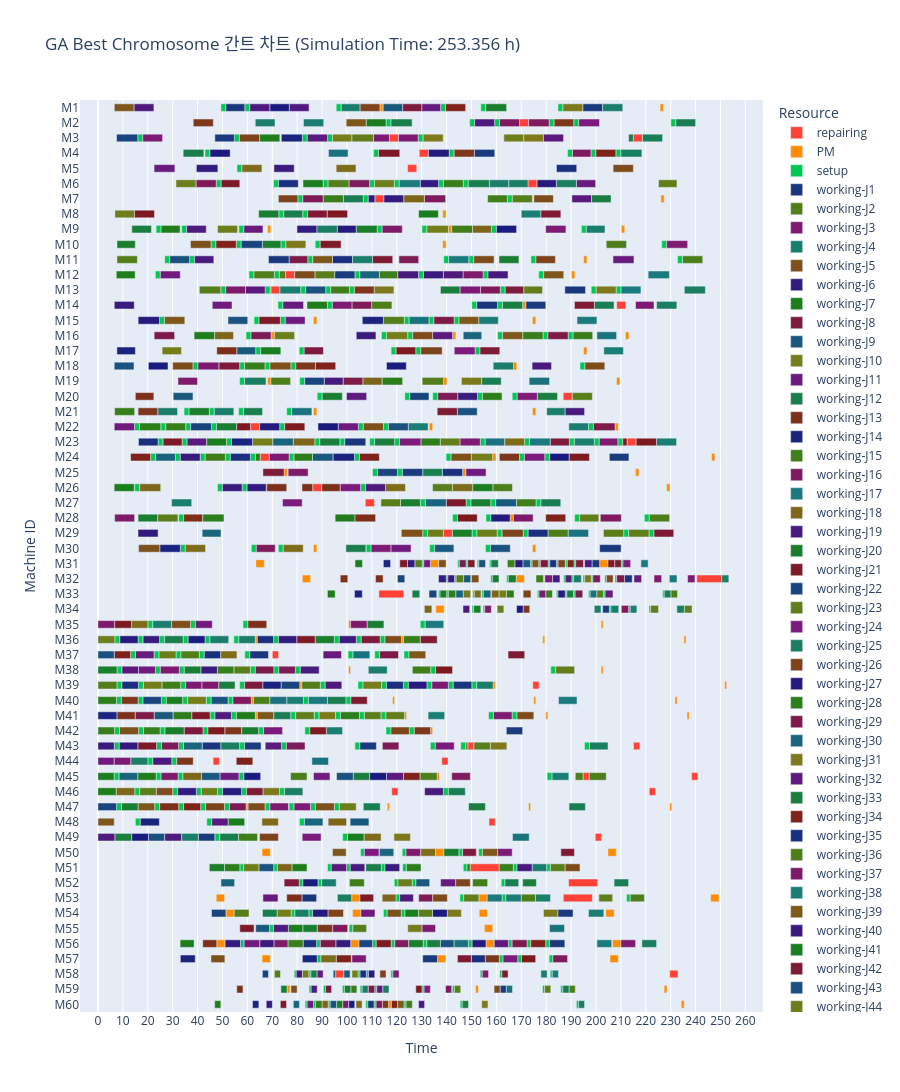

Write notebook code for a chart like this one.
### Markdown cell above
## Best chromosome 시뮬레이션 + 간트 차트

GA가 찾아낸 best chromosome으로 시뮬레이션을 한 번 더 돌려 간트 차트 시각화.

### Code cell
# best chromosome으로 시뮬레이션 재실행 (시드 고정 → fitness와 동일 결과)
random.seed(ga.evaluator.seed)

env = simpy.Environment()
event_logger = EventLogger(env)
scheduler = Scheduler(
    env=env,
    data=data,
    event_logger=event_logger,
    pm_hazard_threshold=0.0,
    job_priority=sim_input_best.job_priority,
    op_machine=sim_input_best.op_machine,
    pm_thresholds=sim_input_best.pm_thresholds,
)
env.run(until=scheduler.job_chk_process)

fig = create_gantt_chart(
    logs=event_logger.logs,
    max_time=env.now,
    title=f'GA Best Chromosome 간트 차트 (Simulation Time: {round(env.now / 60, 3)} h)'
)
fig.show()
